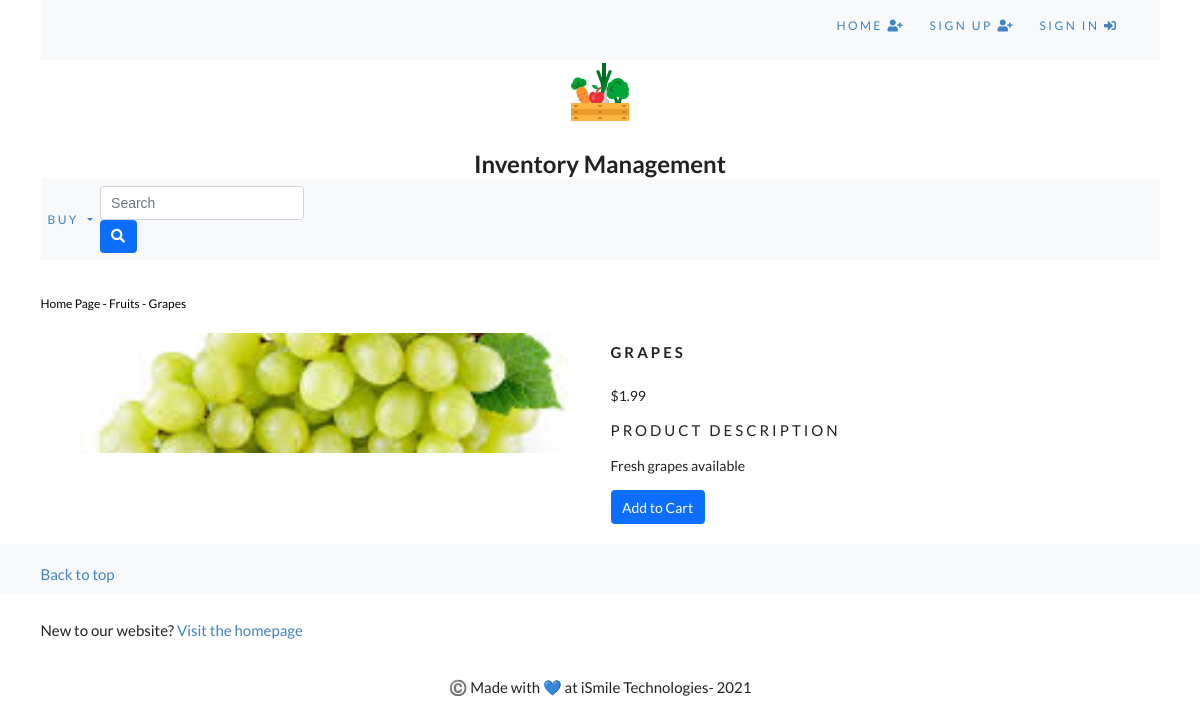
The page /buy/fruits/grapes/ on the database its author committed.
### buy/models.py (models this page shows, shortened)
class Product(models.Model):
    name = models.CharField(max_length= 250, unique=True)
    slug = models.SlugField(max_length= 250, unique=True)
    description = models.TextField(blank = True)
    category= models.ForeignKey(Category, on_delete=models.CASCADE)
    price = models.DecimalField(max_digits = 10, decimal_places = 2)
    image = models.ImageField(upload_to='product', blank = True)
    available = models.BooleanField(default = True)
    created = models.DateTimeField(auto_now_add = True)
    updated = models.DateTimeField(auto_now = True)
    class Meta:
        ordering = ('name',)
        verbose_name = 'product'
        verbose_name_plural = 'products'

class Category(models.Model):
    name = models.CharField(max_length= 250, unique=True)
    slug = models.SlugField(max_length= 250, unique=True)
    description = models.TextField(blank = True)
    image = models.ImageField(upload_to='category', blank = True)
    class Meta:
        ordering = ('name',)
        verbose_name = 'category'
        verbose_name_plural = 'categories'
    def get_url(self):
        return reverse('buy:products_by_category', args =[self.slug])
    def __str__(self):
        return '{}'.format(self.name)

### buy/views.py (the view)
# urls.py: path('<slug:c_slug>/<slug:p_slug>/',views.allProducts,name = 'each_product_details'),#
def allProducts(request, c_slug, p_slug):
    try:
        product = Product.objects.get(category__slug= c_slug, slug=p_slug)
    except Exception as e:
        raise e
    return render(request,'buy/product_detail.html',{'product':product})

### buy/context_processors.py (called while the page is built)
def menu_links(request):
    links = Category.objects.all()
    return dict(links = links)

### cart/context_processors.py (called while the page is built)
def counter(request):
    item_count = 0
    if 'admin' in request.path:
        return {}
    else:
        try:
            cart = Cart.objects.filter(cart_id = _cart_id(request))
            cart_items = CartItem.objects.all().filter(cart = cart[:1])
            for cart_item in cart_items:
                item_count += cart_item.quantity
        except Cart.DoesNotExist:
            item_count = 0
    return dict(item_count = item_count)

### cart/views.py (called while the page is built)
def _cart_id(request):
    cart = request.session.session_key # checks if there is a session key in customer browser
    if not cart:
        cart = request.session.create()
    return cart

### buy/templates/buy/product_detail.html (shortened to what this page needs)
{% extends 'base.html' %}
{% load static %}
{% block content %}
    <div class="row my_product_row_class">
      <div class="mx-auto">
        <p><a href="{% url 'buy:allProdCat' %}">Home Page</a> - <a href="{{product.category.get_url}}">{{product.category}}</a> - {{product.name}} </p>
      </div>
      <div class="container">
        <br>
        <div class="row">
          <div class="col-12 col-sm-12 col-md-12 col-lg-6 text-center">
            <div style="min-width: 18rem">
              <img class="card-img-top my_image"src="{{product.image.url}}" alt="{{product.name}}">
            </div>
          </div>
          <div class="col-12 col-sm-12 col-md-12 col-lg-6">
            <div >
              <h1 class="my_product_title">{{product.name}}</h1>
              <p>${{product.price}}</p>
              <p class="my_title">Product Description</p>
              <p class="text-justify my_product_description">{{product.description}}</p>
              {% if product.available == False %}
                <p>Out of Stock</p>
              {% else %}
                <a class="btn btn-primary"href="{% url 'cart:add_cart' product.id %}">Add to Cart</a>
              {% endif %}
            </div>
          </div>
        </div>
      </div>
    </div>
{% endblock %}

### static/css/custom.css (style rules this page uses)
body { font-family: 'Lobster', cursive; }
.my_image { width: 100%; height: auto; }
.my_title { font-size: 15px; text-transform: uppercase; letter-spacing: .2em; }
.card-img-top { width: 100%; height: 10vw; object-fit: cover; }
.my_product_row_class { padding-top: 15px; padding-bottom: 20px; }
.my_product_row_class .mx-auto p { color: #000; font-size: 12px; }
.my_product_row_class .mx-auto p a { color: #000; font-size: 12px; text-decoration: none; }
.my_product_title { font-size: 15px; text-transform: uppercase; letter-spacing: .2em; padding-top: 10px; padding-bottom: 10px; }
.my_product_description { padding-right: 20px; }

### rows shown on the page
Product: category "Fruits", name "Grapes", image (picture), name "GRAPES", price "1.99", description "Fresh grapes available"
